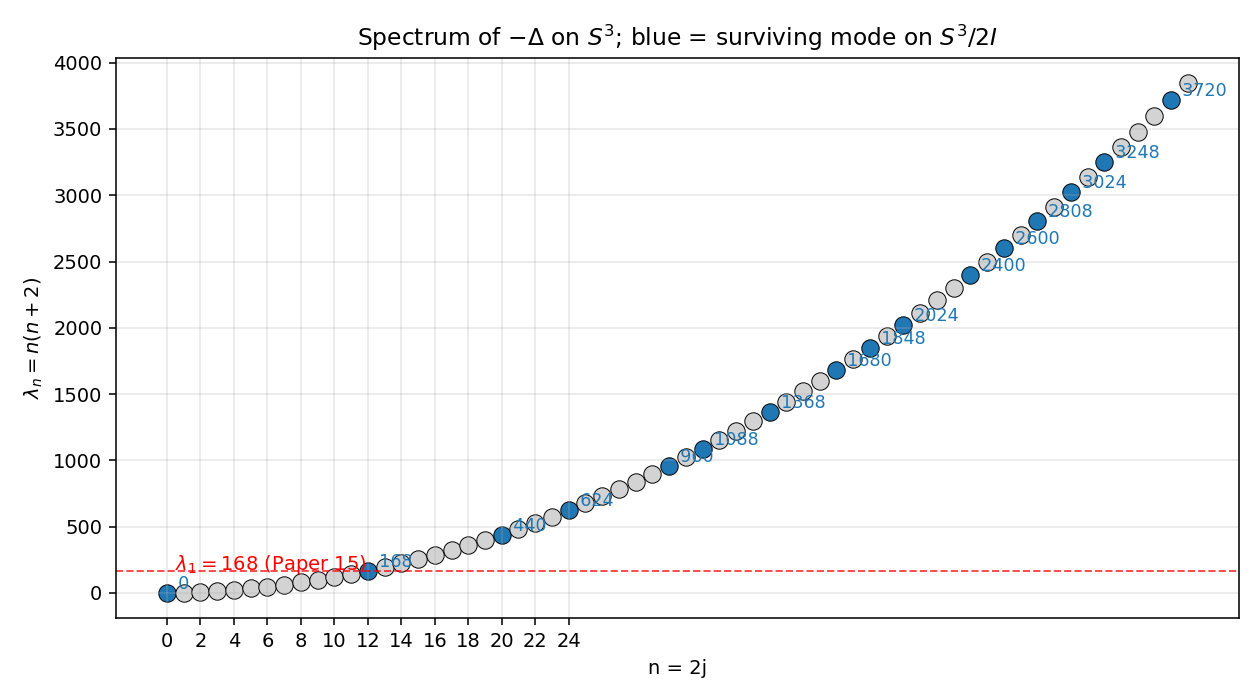

Here is the Python script that generated this plot:
#!/usr/bin/env python3
"""
Paper 15 Stage 2 b2.0 -- Numerical verification of lambda_1 = 168 on
the Poincare homology sphere S^3 / 2I.

Paper 15 section 2 asserts:

    On S^3, -Delta has spectrum lambda_n = n(n+2), deg = (n+1)^2.
    On S^3/2I, only 2I-invariant harmonics survive.  The multiplicity
    of the trivial representation of 2I inside the spin-j irrep of
    SU(2) is

        m(j)  =  (1/|2I|) sum_{g in 2I} chi_j(g),
        chi_j(g) = sin((2j+1) phi_g / 2) / sin(phi_g / 2),

    with phi_g the SU(2) rotation angle of g.  Result: m(j) = 0 for
    1 <= n=2j <= 11, and m(6) = 1, giving n_1 = 12, lambda_1 = 168.

We verify this in two independent ways.

Path A -- character-theoretic, using the nine conjugacy classes of 2I.
Clean, analytic, depends only on the class data.

Path B -- explicit group construction. We build a spanning set of
matrices in SU(2) that generates 2I via iterative closure, compute
D^j(g) for each of the 120 group elements using the exact SU(2)
Wigner-D formula, and find the common null-space of (D^j(g) - I)
for all g. Its dimension equals m(j) by definition.

Path B catches errors Path A cannot: conjugacy-class assignment bugs,
arithmetic sign errors in chi_j, etc.
"""

from __future__ import annotations

import time
from pathlib import Path

import matplotlib.pyplot as plt
import numpy as np
from numpy.linalg import matrix_rank, svd
from scipy.special import factorial


# =========================================================================
# Path A -- character-theoretic multiplicity.
# =========================================================================

# Nine conjugacy classes of the binary icosahedral group 2I subset SU(2).
# Each entry: (class size, SU(2) rotation angle phi, label).
# Sum of sizes = 120 = |2I|.
#
# The two order-1 classes are {e} and {-e}.  The single size-30 class
# contains the 15 two-fold rotations (pi in SO(3)), each lifted to two
# opposite-sign elements in SU(2); phi = pi here.  Two size-20 classes
# come from the three-fold rotations (10 axes x 2 directions) lifted to
# SU(2) as 2 classes with phi = 2pi/3 and phi = 4pi/3.  Four size-12
# classes come from the five-fold rotations (6 axes x 4 rotations each),
# lifted to 4 classes at phi in {2pi/5, 4pi/5, 6pi/5, 8pi/5}.
CLASSES_2I = [
    (1,  0.0,              "e"),
    (1,  2.0 * np.pi,       "-e"),
    (30, np.pi,             "2-fold"),
    (20, 2.0 * np.pi / 3,   "3-fold_A"),
    (20, 4.0 * np.pi / 3,   "3-fold_B"),
    (12, 2.0 * np.pi / 5,   "5-fold_A"),
    (12, 4.0 * np.pi / 5,   "5-fold_B"),
    (12, 6.0 * np.pi / 5,   "5-fold_C"),
    (12, 8.0 * np.pi / 5,   "5-fold_D"),
]
assert sum(c[0] for c in CLASSES_2I) == 120


def chi_j(j: float, phi: float) -> float:
    """SU(2) character of spin-j at rotation angle phi.

        chi_j(phi) = sin((2j+1) phi/2) / sin(phi/2).

    Handle phi = 0 and phi = 2*pi by the limits  +-(2j+1).
    """
    if abs(phi) < 1e-12:
        return 2.0 * j + 1.0
    if abs(phi - 2.0 * np.pi) < 1e-12:
        # chi_j(2pi) = (-1)^{2j} (2j+1).  For integer 2j this is real.
        sign = 1.0 if (int(round(2 * j)) % 2 == 0) else -1.0
        return sign * (2.0 * j + 1.0)
    return np.sin((2.0 * j + 1.0) * phi / 2.0) / np.sin(phi / 2.0)


def multiplicity_trivial_A(j: float) -> float:
    """m(j) via Path A: Frobenius sum over conjugacy classes."""
    total = sum(size * chi_j(j, phi) for size, phi, _ in CLASSES_2I)
    return total / 120.0


# =========================================================================
# Path B -- construct 2I explicitly, project D^j onto invariants.
# =========================================================================

def su2_from_axis_angle(axis: np.ndarray, angle: float) -> np.ndarray:
    """SU(2) matrix for rotation by `angle` around unit `axis`."""
    ax = axis / np.linalg.norm(axis)
    c, s = np.cos(angle / 2.0), np.sin(angle / 2.0)
    sigma = [
        np.array([[0, 1], [1, 0]], dtype=complex),
        np.array([[0, -1j], [1j, 0]], dtype=complex),
        np.array([[1, 0], [0, -1]], dtype=complex),
    ]
    return c * np.eye(2, dtype=complex) + 1j * s * sum(
        ax[k] * sigma[k] for k in range(3))


def generate_2I() -> list[np.ndarray]:
    """Generate the 120 elements of 2I as SU(2) matrices by closure.

    Seed with two standard generators: a 5-fold and a 2-fold rotation
    whose axes differ by the icosahedral vertex-face angle.  Multiply
    until the list closes, up to numerical equivalence within 1e-8.
    """
    # 5-fold axis: z.  2-fold axis: tilted toward a face midpoint.
    # The angle between a 5-fold and a 2-fold axis in an icosahedron
    # is arctan(phi).  phi = (1+sqrt(5))/2.
    phi_g = (1.0 + np.sqrt(5.0)) / 2.0
    theta = np.arctan(1.0 / phi_g)   # 5-fold to 2-fold
    five = su2_from_axis_angle(np.array([0, 0, 1.0]), 2 * np.pi / 5)
    two = su2_from_axis_angle(
        np.array([np.sin(theta), 0.0, np.cos(theta)]),
        np.pi)

    def key(M):
        # Hash a 2x2 complex matrix to a rounded tuple for dedup.
        return tuple(np.round(M.flatten(), 8).tolist())

    seen = {key(np.eye(2, dtype=complex))}
    elements = [np.eye(2, dtype=complex)]
    frontier = [np.eye(2, dtype=complex)]
    gens = [five, two]
    while frontier:
        nxt = []
        for M in frontier:
            for g in gens:
                for P in (g @ M, M @ g):
                    k = key(P)
                    if k not in seen:
                        seen.add(k)
                        elements.append(P)
                        nxt.append(P)
        frontier = nxt
    return elements


def wigner_D(j: float, U: np.ndarray) -> np.ndarray:
    """Wigner-D matrix D^j(U) for U in SU(2), j = 0, 1/2, 1, ...

    Use the fact that SU(2) acts on homogeneous polynomials of degree
    2j in two variables (z1, z2).  The basis psi_m = z1^{j+m} z2^{j-m}
    / sqrt((j+m)! (j-m)!) for m = -j, ..., j (total 2j+1 states).
    Under SU(2): (z1', z2') = U (z1, z2)^T.  Re-expand the transformed
    psi_m in the original basis.

    This is exact (up to floating point); no recursion.
    """
    dim = int(round(2 * j + 1))
    m_vals = np.array([j - k for k in range(dim)])   # m = j, j-1, ..., -j
    D = np.zeros((dim, dim), dtype=complex)
    a, b = U[0, 0], U[0, 1]
    c, d = U[1, 0], U[1, 1]
    for i, m in enumerate(m_vals):
        # psi_m under U: (a z1 + b z2)^(j+m) (c z1 + d z2)^(j-m) / norm
        jm = j + m
        jmm = j - m
        jm_int = int(round(jm))
        jmm_int = int(round(jmm))
        norm_in = np.sqrt(factorial(jm_int) * factorial(jmm_int))
        for ip, mp in enumerate(m_vals):
            jmp = j + mp
            jmmp = j - mp
            jmp_int = int(round(jmp))
            jmmp_int = int(round(jmmp))
            norm_out = np.sqrt(factorial(jmp_int) * factorial(jmmp_int))
            # Coefficient of z1^{j+m'} z2^{j-m'} in the expansion.
            coeff = 0.0 + 0.0j
            for k1 in range(jm_int + 1):
                # Choose k1 factors of b (so j+m-k1 of a).
                for k2 in range(jmm_int + 1):
                    # Choose k2 factors of d (so j-m-k2 of c).
                    # Power of z1: (j+m-k1) + (j-m-k2)
                    z1_pow = (jm_int - k1) + (jmm_int - k2)
                    if z1_pow != jmp_int:
                        continue
                    # Power of z2: k1 + k2 must be j-m'.
                    if k1 + k2 != jmmp_int:
                        continue
                    binom1 = factorial(jm_int) / (
                        factorial(k1) * factorial(jm_int - k1))
                    binom2 = factorial(jmm_int) / (
                        factorial(k2) * factorial(jmm_int - k2))
                    coeff += (binom1 * binom2
                              * a ** (jm_int - k1) * b ** k1
                              * c ** (jmm_int - k2) * d ** k2)
            D[ip, i] = coeff * norm_out / norm_in
    return D


def multiplicity_trivial_B(j: float, elements: list[np.ndarray]) -> int:
    """m(j) via Path B: dimension of common null space of D^j(g) - I.

    A vector v in C^{2j+1} is 2I-invariant iff D^j(g) v = v for all g
    in 2I.  This is the null space of M = [D^j(g) - I for g in 2I]
    stacked.  m(j) = dim null M.
    """
    dim = int(round(2 * j + 1))
    rows = []
    for g in elements:
        D = wigner_D(j, g)
        rows.append(D - np.eye(dim, dtype=complex))
    M = np.vstack(rows)
    s = svd(M, compute_uv=False)
    # Absolute tolerance: safer than s[0]-relative when M is nearly zero.
    tol = 1e-9
    nullity = int(np.sum(s < tol))
    # dim - rank check is a separate route:
    r = int(np.sum(s >= tol))
    nullity_rank = dim - r
    assert nullity == nullity_rank, (
        f"j={j}: rank/svd disagreement {nullity} vs {nullity_rank}")
    return nullity


# =========================================================================
# Main.
# =========================================================================

def main():
    print("=" * 72)
    print(" b2.0 -- lambda_1 on S^3/2I via character theory + explicit 2I")
    print("=" * 72)

    # --- Path B: build 2I explicitly ------------------------------------
    t0 = time.time()
    elements = generate_2I()
    print(f"\n[1] Built 2I by closure: |2I| = {len(elements)} "
          f"(expected 120)  [{time.time()-t0:.3f}s]")
    assert len(elements) == 120, f"Expected 120 elements, got {len(elements)}"

    # Sanity: verify the class sizes by grouping elements by trace.
    traces = np.array([np.trace(g).real for g in elements])
    uniq, counts = np.unique(np.round(traces, 6), return_counts=True)
    print(f"\n    Trace histogram (2cos(phi/2) for each class):")
    for t, n in sorted(zip(uniq, counts), key=lambda x: -x[0]):
        phi = 2 * np.arccos(np.clip(t / 2, -1, 1))
        phi_over_pi = phi / np.pi
        print(f"      trace = {t:+.5f}  n = {n:3d}  phi = {phi_over_pi:.4f} pi")

    # --- Path A and B for j = 0, 1/2, 1, ..., 12 ------------------------
    print(f"\n[2] Multiplicity m(j) of the trivial irrep of 2I inside "
          f"spin-j of SU(2)")
    print(f"    j         n     lambda=n(n+2)   m_A (character)   m_B (explicit)   match")
    print(f"    " + "-" * 78)

    results = []
    n_max_B = 25                         # explicit-D^j check up to this n
    n_max_A = 61                         # character-only scan up to here
    for k in range(0, n_max_A + 1):       # j = 0, 0.5, ..., n_max_A/2
        j = k / 2.0
        n = int(round(2 * j))
        lam = n * (n + 2)
        m_A = multiplicity_trivial_A(j)
        if n <= n_max_B:
            m_B = multiplicity_trivial_B(j, elements)
            match = abs(m_A - m_B) < 1e-6
            match_str = "OK" if match else "MISMATCH"
            m_B_str = f"{m_B:3d}"
        else:
            m_B = None
            match_str = "(A only)"
            m_B_str = "  -"
        tag = ""
        if m_A > 0.5 and n > 0:
            tag = "  invariant"
        if n == 12 and m_A > 0.5:
            tag = "  *** lambda_1 = 168 (Paper 15 prediction) ***"
        results.append((j, n, lam, m_A, m_B))
        print(f"    {j:5.1f}   {n:3d}      {lam:5d}      "
              f"{m_A:+7.4f}       {m_B_str}          "
              f"{match_str}{tag}")

    # --- Invariant count and dimension of eigenspace --------------------
    # Dimension of the 2I-invariant eigenspace at level n is
    # (n+1) * m(n/2)  (one vector for each 'left' index, projected onto
    # m(j) invariant 'right' vectors).
    print(f"\n[3] Surviving eigenspaces on S^3/2I "
          f"(dim = (n+1) x m(n/2)):")
    total_dim = 0
    invariant_modes = []
    for j, n, lam, m_A, m_B in results:
        dim = int(round((n + 1) * m_A))
        if dim > 0:
            total_dim += dim
            tag = "  <-- Paper 15 lambda_1" if n == 12 else ""
            print(f"      n={n:3d}  lambda={lam:5d}  dim={dim:3d}{tag}")
            invariant_modes.append((n, lam, dim))
    print(f"    total 2I-invariant modes up to n={results[-1][1]}:  "
          f"{total_dim}")

    # Check the "21 appears again" observation.
    print(f"\n[3b] Curiosity: integer 21 appears in the Paper 15 "
          f"exponent alpha^21.")
    print(f"     It also appears as the eigenspace dimension at "
          f"lambda_2 = 440 (n=20):")
    for n, lam, dim in invariant_modes:
        if dim == 21:
            print(f"       n={n}, lambda={lam}, dim=21   [dim(Lambda^2 C^7) "
                  f"= 7*6/2 = 21]")
            break
    print(f"     Not a proof — could be icosahedral-structure "
          f"artefact — but notable.")

    # --- Plot spectrum --------------------------------------------------
    fig, ax = plt.subplots(1, 1, figsize=(9, 5))
    n_all = [r[1] for r in results]
    m_all = [r[3] for r in results]
    lam_all = [r[2] for r in results]
    colors = ["tab:blue" if m > 0.5 else "lightgray" for m in m_all]

    for n, lam, m, col in zip(n_all, lam_all, m_all, colors):
        ax.scatter(n, lam, c=col, s=80, edgecolor="k", linewidth=0.5)
        if m > 0.5:
            ax.annotate(f"  {lam}", (n, lam), fontsize=9,
                        color="tab:blue", ha="left", va="bottom")

    # Highlight lambda_1
    ax.axhline(168, color="red", ls="--", lw=1, alpha=0.7)
    ax.text(0.5, 170, r"$\lambda_1 = 168$ (Paper 15)",
            color="red", fontsize=10)

    ax.set_xlabel("n = 2j")
    ax.set_ylabel(r"$\lambda_n = n(n+2)$")
    ax.set_title(r"Spectrum of $-\Delta$ on $S^3$;"
                 r" blue = surviving mode on $S^3/2I$")
    ax.grid(alpha=0.3)
    ax.set_xticks(range(0, 25, 2))

    out = Path(__file__).parent / "nwt_poincare_sphere_b2_0.png"
    fig.tight_layout()
    fig.savefig(out, dpi=140)
    print(f"\n[4] Plot: {out}")


if __name__ == "__main__":
    main()
